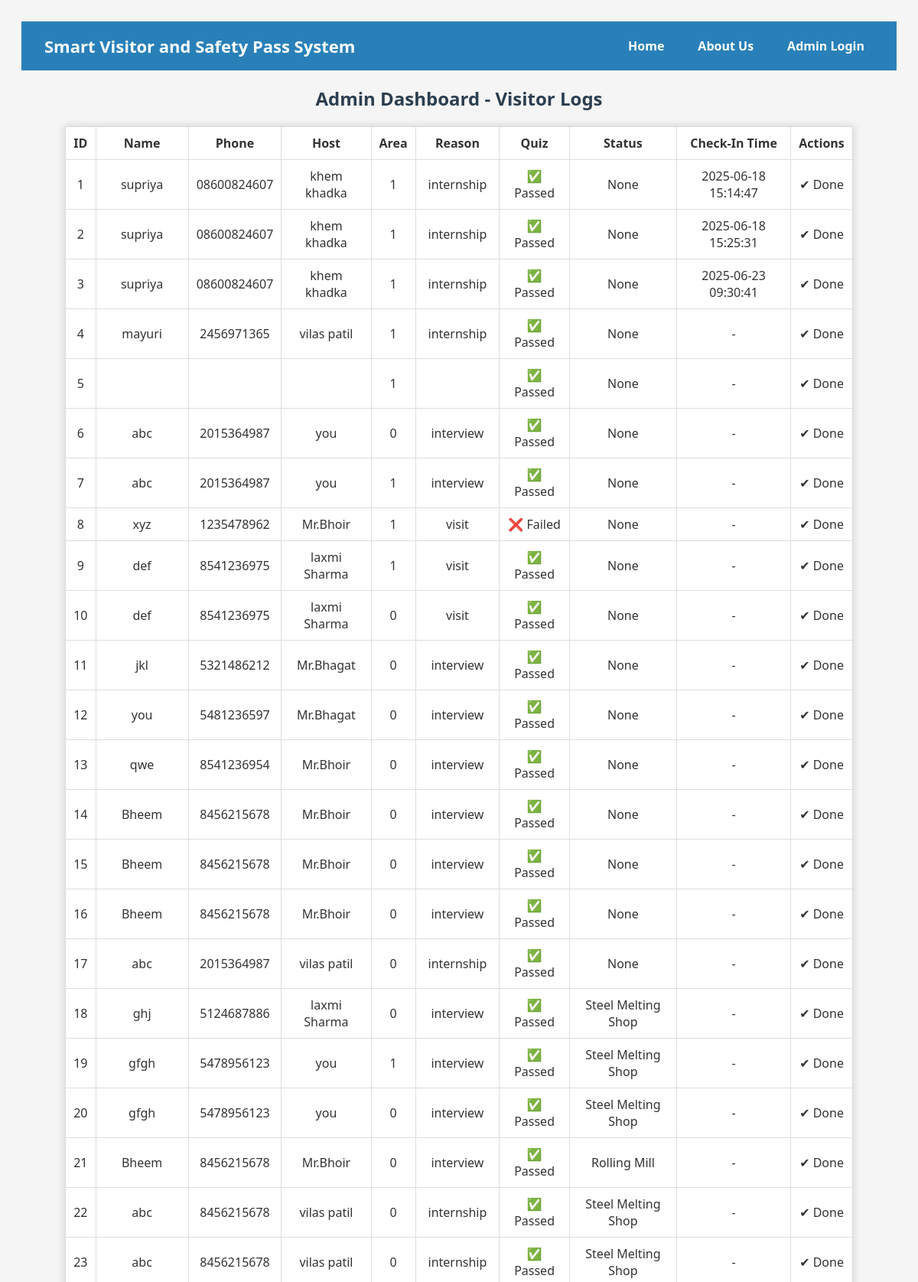
The page /admin (upper part) on the database its author committed.
### tables this page shows
CREATE TABLE visitors (
                    id INTEGER PRIMARY KEY AUTOINCREMENT,
                    name TEXT,
                    phone TEXT,
                    reason TEXT,
                    host TEXT,
                    quiz_passed INTEGER,
                    checkin_status TEXT
                , area TEXT, checkin_time TEXT, checkout_time TEXT, start_date TEXT, end_date TEXT);

### app.py (the view)
@app.route('/admin')
def admin():
    conn = sqlite3.connect(DB_NAME)
    c = conn.cursor()
    c.execute("SELECT * FROM visitors")
    visitors = c.fetchall()
    conn.close()
    return render_template('admin.html', data=visitors)

### templates/admin.html (shortened to what this page needs)
<!DOCTYPE html>
<html>
<head>
  <link rel="stylesheet" href="{{ url_for('static', filename='style.css') }}">
</head>
<body>
  {% include 'header.html' %}
<h2>Admin Dashboard - Visitor Logs</h2>
<table>
  <thead>
    <tr>
      <th>ID</th>
      <th>Name</th>
      <th>Phone</th>
      <th>Host</th>
      <th>Area</th>
      <th>Reason</th>
      <th>Quiz</th>
      <th>Status</th>
      <th>Check-In Time</th>
      <th>Actions</th>
    </tr>
  </thead>
  <tbody>
    {% for row in data %}
    <tr>
      <td>{{ row[0] }}</td>
      <td>{{ row[1] }}</td>
      <td>{{ row[2] }}</td>
      <td>{{ row[4] }}</td>
      <td>{{ row[5] }}</td>
      <td>{{ row[3] }}</td>
      <td>{{ '✅ Passed' if row[6] else '❌ Failed' }}</td>
      <td>{{ row[7] }}</td>
      <td>{{ row[8] if row[8] else '-' }}</td>
      <td>
        {% if row[7] == 'Not Checked In' %}
          <a href="/checkin/{{ row[0] }}"><button>Check In</button></a>
        {% elif row[7] == 'Checked In' and not row[9] %}
          <a href="/checkout/{{ row[0] }}"><button>Check Out</button></a>
        {% else %}
          ✔ Done
        {% endif %}
      </td>
    </tr>
    {% endfor %}
  </tbody>
</table>
  {% include 'footer.html' %}
</body>
</html>

### templates/header.html (shortened to what this page needs)
<!DOCTYPE html>
<html>
<head>
  <link rel="stylesheet" href="{{ url_for('static', filename='style.css') }}">
</head>
<body>
  <header class="navbar">
    <h1>Smart Visitor and Safety Pass System</h1>
    <div class="nav-links">
      <a href="/">Home</a>
      <a href="/about">About Us</a>
      {% if session.get('user') %}
        <form action="/logout" method="post" style="display: inline;">
          <button type="submit">Logout</button>
        </form>
      {% else %}
        <a href="/login">Admin Login</a>
      {% endif %}
    </div>
  </header>

### templates/footer.html (shortened to what this page needs)
</body>
</html>

### static/style.css (style rules this page uses)
body { font-family: 'Segoe UI', sans-serif; background-color: #f5f5f5; padding: 20px; color: #333; }
h2 { color: #2c3e50; text-align: center; }
table { width: 90%; margin: 20px auto; border-collapse: collapse; background-color: white; box-shadow: 0 0 10px #ccc; }
th, td { padding: 10px; border: 1px solid #ddd; text-align: center; }

### templates/header.html (style rules this page uses)
.navbar { background-color: #2980b9; color: white; padding: 15px 30px; display: flex; justify-content: space-between; align-items: center; }
.navbar h1 { margin: 0; font-size: 22px; font-weight: bold; }
.nav-links { display: flex; gap: 20px; align-items: center; }
.nav-links a, .nav-links form button { color: white; text-decoration: none; font-weight: bold; padding: 6px 12px; border-radius: 5px; background: none; border: none; cursor: pointer; }

### rows shown on the page
visitors: id "1", name "supriya", phone "08600824607", host "khem khadka", quiz_passed "1", reason "internship", checkin_status "✅ Passed", row "None", checkin_time "2025-06-18 15:14:47"
visitors: id "2", name "supriya", phone "08600824607", host "khem khadka", quiz_passed "1", reason "internship", checkin_status "✅ Passed", row "None", checkin_time "2025-06-18 15:25:31"
visitors: id "3", name "supriya", phone "08600824607", host "khem khadka", quiz_passed "1", reason "internship", checkin_status "✅ Passed", row "None", checkin_time "2025-06-23 09:30:41"
visitors: id "4", name "mayuri", phone "2456971365", host "vilas patil", quiz_passed "1", reason "internship", checkin_status "✅ Passed", row "None", row "-"
visitors: id "5", quiz_passed "1", checkin_status "✅ Passed", row "None", row "-"
visitors: id "6", name "abc", phone "2015364987", host "you", quiz_passed "0", reason "interview", checkin_status "✅ Passed", row "None", row "-"
visitors: id "7", name "abc", phone "2015364987", host "you", quiz_passed "1", reason "interview", checkin_status "✅ Passed", row "None", row "-"
visitors: id "8", name "xyz", phone "1235478962", host "Mr.Bhoir", quiz_passed "1", reason "visit", value "❌ Failed", row "None", row "-"
visitors: id "9", name "def", phone "8541236975", host "laxmi Sharma", quiz_passed "1", reason "visit", checkin_status "✅ Passed", row "None", row "-"
visitors: id "10", name "def", phone "8541236975", host "laxmi Sharma", quiz_passed "0", reason "visit", checkin_status "✅ Passed", row "None", row "-"
visitors: id "11", name "jkl", phone "5321486212", host "Mr.Bhagat", quiz_passed "0", reason "interview", checkin_status "✅ Passed", row "None", row "-"
visitors: id "12", name "you", phone "5481236597", host "Mr.Bhagat", quiz_passed "0", reason "interview", checkin_status "✅ Passed", row "None", row "-"
visitors: id "13", name "qwe", phone "8541236954", host "Mr.Bhoir", quiz_passed "0", reason "interview", checkin_status "✅ Passed", row "None", row "-"
visitors: id "14", name "Bheem", phone "8456215678", host "Mr.Bhoir", quiz_passed "0", reason "interview", checkin_status "✅ Passed", row "None", row "-"
visitors: id "15", name "Bheem", phone "8456215678", host "Mr.Bhoir", quiz_passed "0", reason "interview", checkin_status "✅ Passed", row "None", row "-"
visitors: id "16", name "Bheem", phone "8456215678", host "Mr.Bhoir", quiz_passed "0", reason "interview", checkin_status "✅ Passed", row "None", row "-"
visitors: id "17", name "abc", phone "2015364987", host "vilas patil", quiz_passed "0", reason "internship", checkin_status "✅ Passed", row "None", row "-"
visitors: id "18", name "ghj", phone "5124687886", host "laxmi Sharma", quiz_passed "0", reason "interview", checkin_status "✅ Passed", area "Steel Melting Shop", row "-", shows "✔ Done"
visitors: id "19", name "gfgh", phone "5478956123", host "you", quiz_passed "1", reason "interview", checkin_status "✅ Passed", area "Steel Melting Shop", row "-", shows "✔ Done"
visitors: id "20", name "gfgh", phone "5478956123", host "you", quiz_passed "0", reason "interview", checkin_status "✅ Passed", area "Steel Melting Shop", row "-", shows "✔ Done"
visitors: id "21", name "Bheem", phone "8456215678", host "Mr.Bhoir", quiz_passed "0", reason "interview", checkin_status "✅ Passed", area "Rolling Mill", row "-", shows "✔ Done"
visitors: id "22", name "abc", phone "8456215678", host "vilas patil", quiz_passed "0", reason "internship", checkin_status "✅ Passed", area "Steel Melting Shop", row "-", shows "✔ Done"
visitors: id "23", name "abc", phone "8456215678", host "vilas patil", quiz_passed "0", reason "internship", checkin_status "✅ Passed", area "Steel Melting Shop", row "-", shows "✔ Done"
